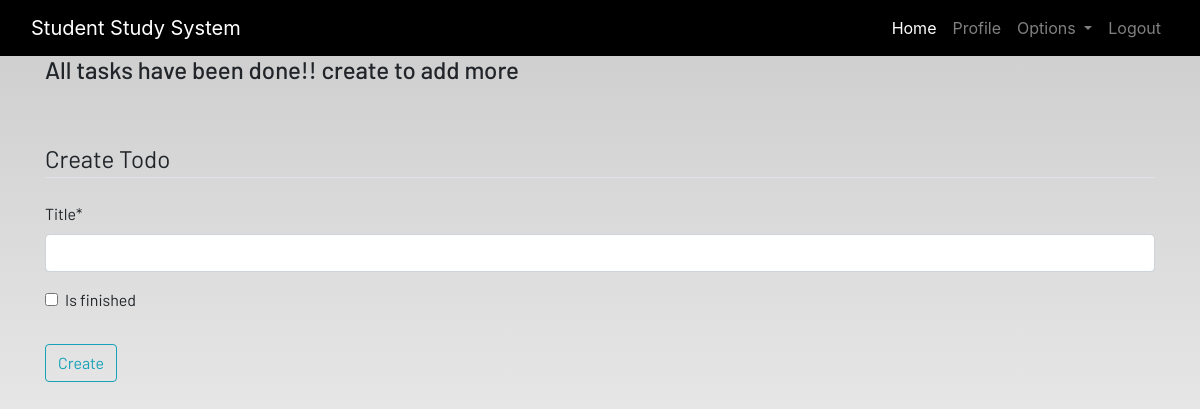
Page /todo/ (signed in) on the earlier database version.
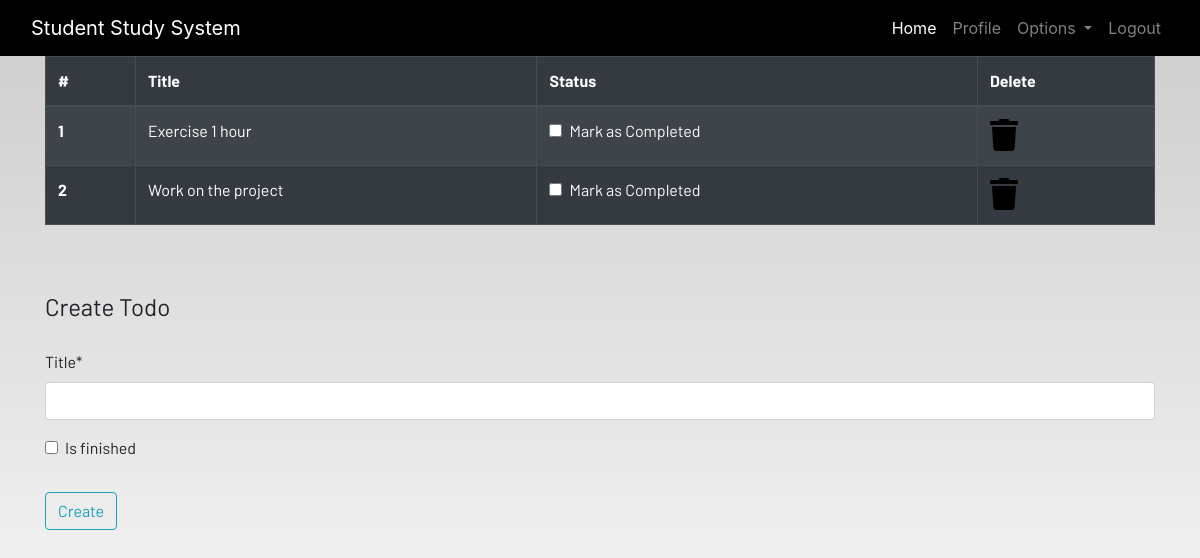
Same page on the later database version.
### dashboard/models.py (models this page shows, shortened)
class Todo(models.Model):
    user = models.ForeignKey(User,on_delete=models.CASCADE)
    title = models.CharField(max_length=100)
    is_finished = models.BooleanField(default=False)

### dashboard/views.py (the view)
# urls.py: path('todo/',views.todo,name='todo'),
@login_required
def todo(request):
    if request.method == 'POST':
        form = TodoForm(request.POST)
        if form.is_valid():
            try:
                finished = request.POST['is_finished']
                if finished == "on":
                    finished = True
                else:
                    finished = False
            except:
                finished = False
            todos = Todo(
                user = request.user,
                title = request.POST['title'],
                is_finished = finished
            )
            todos.save()
            messages.success(request,f"Todos Has Been Created By {request.user}")
    else:
        form = TodoForm()
    todo = Todo.objects.filter(user=request.user)
    if len(todo) == 0:
        todo_done = True
    else:
        todo_done = False
    context = {
        'todos':todo,
        'form':form,
        'todo_done': todo_done
    }
    return render(request,'dashboard/todo.html',context)

### dashboard/forms.py
class TodoForm(forms.ModelForm):
    class Meta:
        model = Todo
        fields = ['title','is_finished']

### dashboard/templates/dashboard/todo.html (shortened to what this page needs)
{% extends 'dashboard/base.html' %}
{% load static %}
{% load crispy_forms_tags %}
{% block content %}
<div class="container">
{% if not todo_done %}
    <table class="table table-striped table-bordered table-hover table-dark">
        <thead>
            <tr>
                <th scope="col">#</th>
                <th scope="col">Title</th>
                <th scope="col">Status</th>
                <th scope="col">Delete</th>
            </tr>
        </thead>
        <tbody>
            {% for todo in todos %}
            <tr>
                <th scope="row">{{forloop.counter}}</th>
                <td>{{todo.title}}</td>
                <td>
                    <a href="{% url 'update_todo' todo.id %}">
                        <div class="form-check">
                            {% if todo.is_finished == True %}
                            <input class="form-check-input" type="checkbox" value="" checked>
                            {% else %}
                            <input class="form-check-input" type="checkbox" value="">
                            {% endif %}
                            <label class="form-check-label text-light" for="flexCheckDefault">
                                Mark as Completed
                            </label>
                        </div>
                    </a>
                </td>
                <td><a href="{% url 'delete_todo' todo.id %}"><i class="fa fa-trash fa-2x"></i></a></td>
            </tr>
            {% endfor %}
        </tbody>
    </table>
    {% else %}
    <h4>All tasks have been done!! create to add more</h4>
    {% endif %}
</div><br><br>
<div class="container">
    <form method="POST">
        <fieldset class="form-group">
            <legend class="border-bottom mb-4">Create Todo</legend>
            {{form|crispy}}
        </fieldset>
        <div class="form-group">
            <button href="" class="btn btn-outline-info" type="submit">
                Create
            </button>
        </div>
    </form>
</div>
{% endblock content %}

Differences in the rows shown:
added Todo: title "Exercise 1 hour"
added Todo: title "Work on the project"
Other differences:
text no longer shown: "All tasks have been done!! create to add more"
text now shown: "# Title Status Delete"
